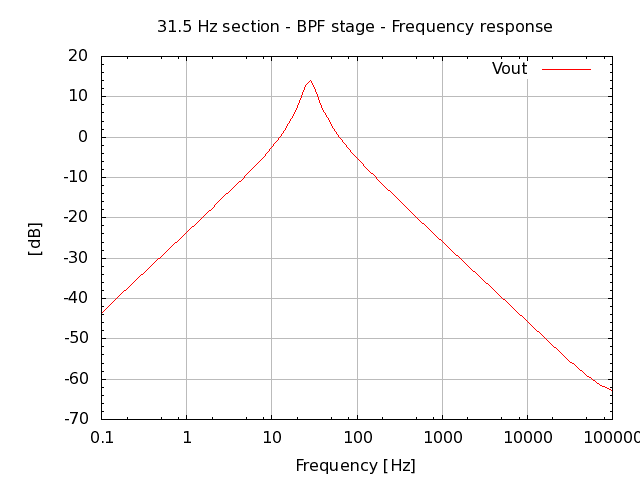

Here is the gnuplot script that generated this plot:
# setup terminal
set term png

# setup graph
set output "26.000.00.02.05.png"
set title "31.5 Hz section - BPF stage - Frequency response"

# setup Y-axis
set grid ytics lt 1 lw 1 lc rgb "#bbbbbb"
set mytics
set ylabel "[dB]"

#setup X-axis
set logscale x 10
set grid xtics lt 1 lw 1 lc rgb "#bbbbbb"
set xlabel "Frequency [Hz]"

# setup plot style
set style data lines
plot '26.000.00.02.05.dat' using 1:2 title "Vout"

# set output back to default
set output

# reset terminal type
set terminal pop
